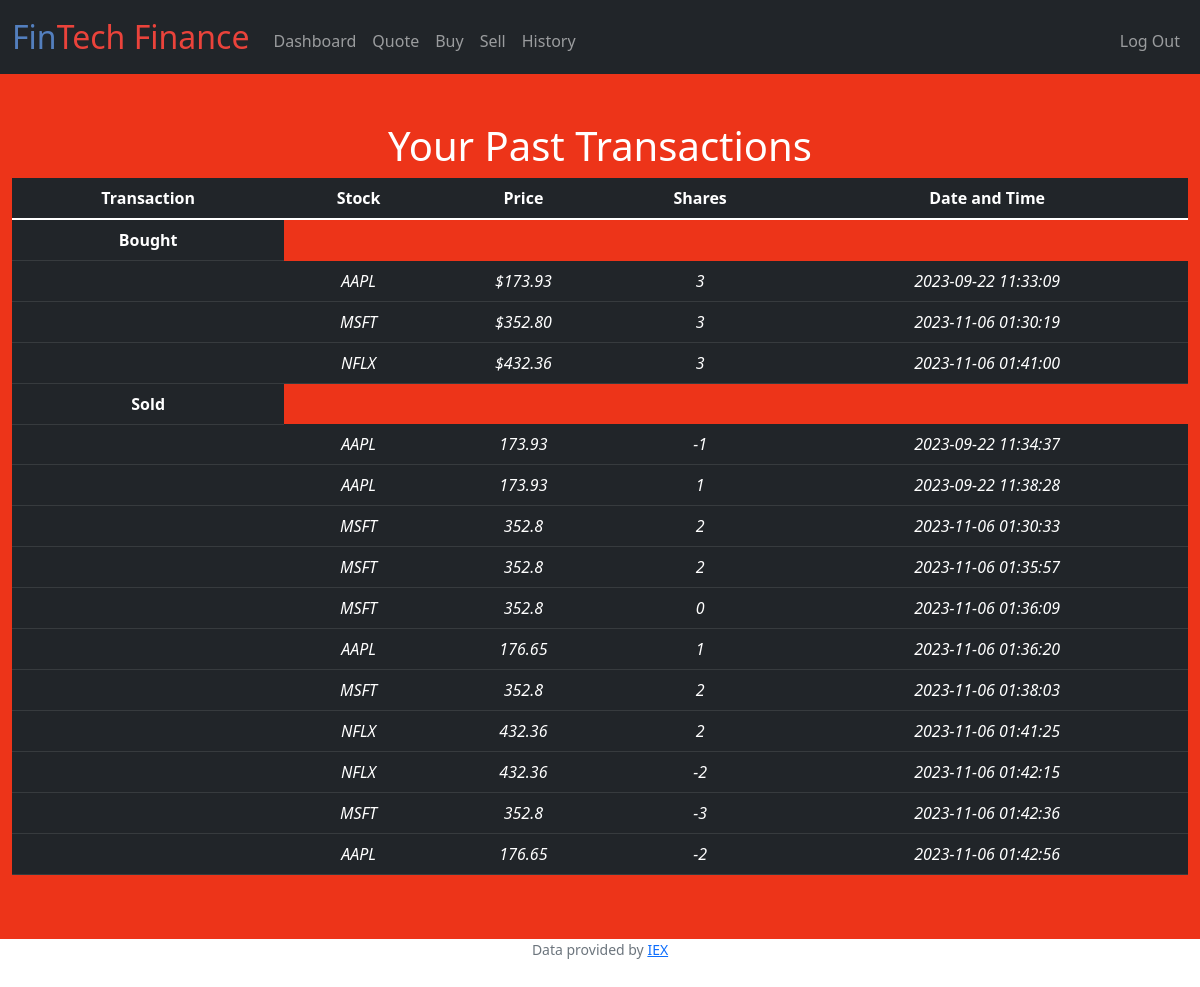
Page /history (signed in) on the earlier database version.
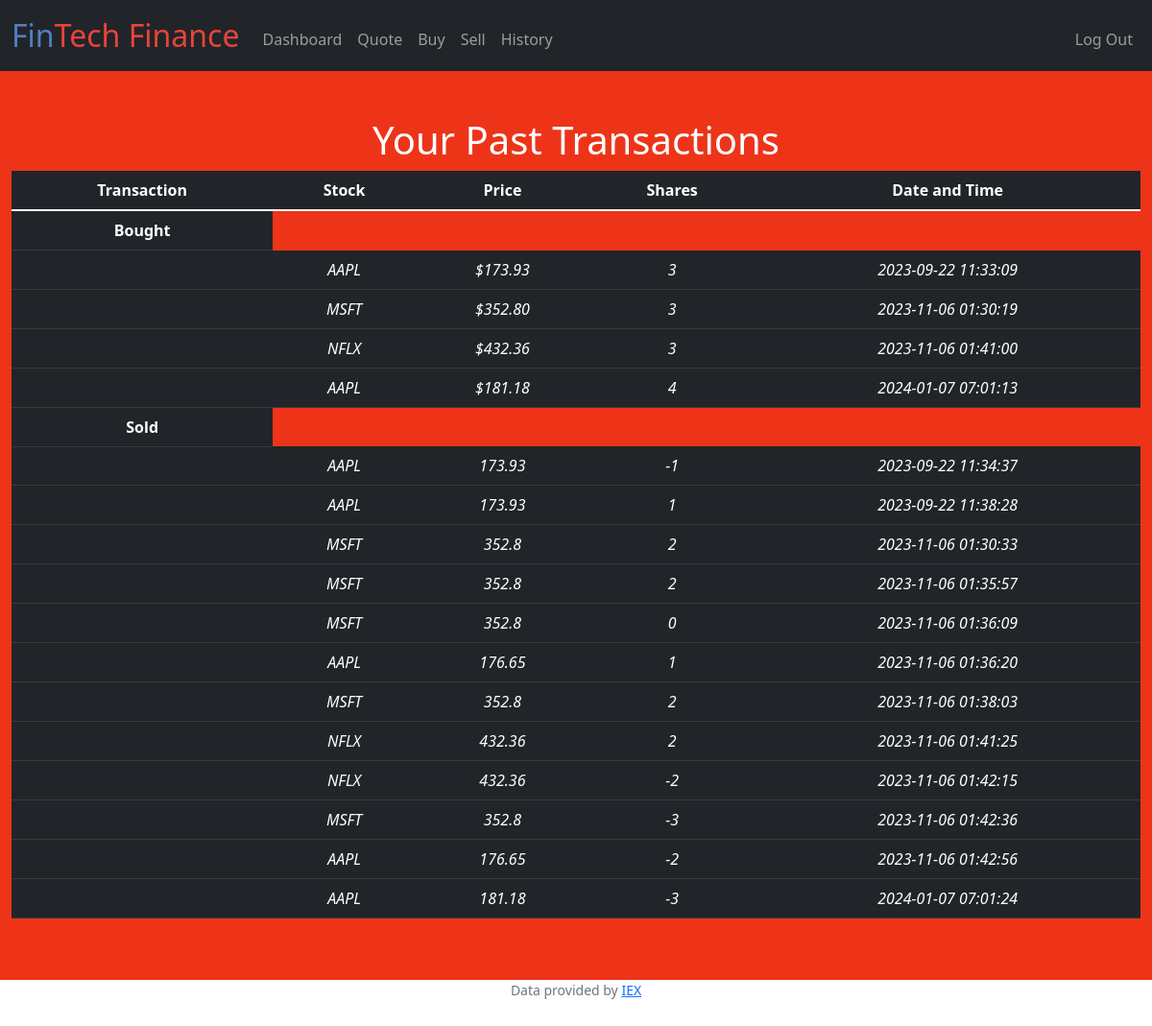
Same page on the later database version.
### tables this page shows
CREATE TABLE purchases (id INTEGER PRIMARY KEY AUTOINCREMENT NOT NULL, username TEXT NOT NULL, stock TEXT NOT NULL, shares INTEGER NOT NULL, price NUMERIC NOT NULL, type TEXT, DT TIMESTAMP);

### app.py (the view)
@app.route("/history")
@login_required
def history():
    purchases_buy = db.execute("select * from purchases where type='B'")
    purchases_sell = db.execute("select * from purchases where type='S'")
    return render_template("history.html", purchases_buy=purchases_buy, purchases_sell=purchases_sell)

### app.py (called while the page is built)
@app.after_request
def after_request(response):
    response.headers["Cache-Control"] = "no-cache, no-store, must-revalidate"
    response.headers["Expires"] = 0
    response.headers["Pragma"] = "no-cache"
    return response

### helpers.py (called while the page is built)
def login_required(f):
    @wraps(f)
    def decorated_function(*args, **kwargs):
        if session.get("user_id") is None:
            return redirect("/login")
        return f(*args, **kwargs)
    return decorated_function

def usd(value):
    return f"${value:,.2f}"

### templates/history.html (shortened to what this page needs)
{% extends "layout.html" %}
{% block main %}
<h1 style="color:white;">Your Past Transactions</h1>
<table class="table table-dark">
    <thead>
      <tr>
        <th scope="col">Transaction</th>
        <th scope="col">Stock</th>
        <th scope="col">Price</th>
        <th scope="col">Shares</th>
        <th scope="col">Date and Time</th>
      </tr>
    </thead>
    <tbody>
      <tr>
        <th scope="row">Bought</th>
      </tr>
      {% for row in purchases_buy %}
        <tr>
          <th></th>
          <td>{{row.stock}}</td>
          <td>{{row.price | usd}}</td>
          <td>{{row.shares}}</td>
          <td>{{row.DT}}</td>
        </tr>
      {% endfor %}
      <tr>
        <th scope="row">Sold</th>
      </tr>
      {% for row in purchases_sell %}
        <tr>
          <th></th>
          <td>{{row.stock}}</td>
          <td>{{row.price}}</td>
          <td>{{row.shares}}</td>
          <td>{{row.DT}}</td>
        </tr>
      {% endfor %}
    </tbody>
  </table>
{% endblock %}

### templates/layout.html (shortened to what this page needs)
<!DOCTYPE html>
<html lang="en">
    <head>
        <link href="https://cdn.jsdelivr.net/npm/bootstrap@5.1.3/dist/css/bootstrap.min.css" rel="stylesheet">
        <link href="/static/styles.css" rel="stylesheet">
    </head>
    <body>
        <nav class="bg-dark navbar navbar-expand-md navbar-dark">
            <div class="container-fluid">
                <a class="navbar-brand" href="/"><span class="blue">Fin</span><span class="red">Tech</span> <span class="red">Finance</span></a>
                <div class="collapse navbar-collapse" id="navbar">
                    {% if session["user_id"] %}
                        <ul class="navbar-nav me-auto mt-2">
                            <li class="nav-item"><a class="nav-link" href="/fundamentals">Dashboard</a></li>
                            <li class="nav-item"><a class="nav-link" href="/quote">Quote</a></li>
                            <li class="nav-item"><a class="nav-link" href="/buy">Buy</a></li>
                            <li class="nav-item"><a class="nav-link" href="/sell">Sell</a></li>
                            <li class="nav-item"><a class="nav-link" href="/history">History</a></li>
                        </ul>
                        <ul class="navbar-nav ms-auto mt-2">
                            <li class="nav-item"><a class="nav-link" href="/logout">Log Out</a></li>
                        </ul>
                    {% else %}
                        <ul class="navbar-nav ms-auto mt-2">
                            <li class="nav-item"><a class="nav-link" href="/register">Register</a></li>
                            <li class="nav-item"><a class="nav-link" href="/login">Log In</a></li>
                        </ul>
                    {% endif %}
                </div>
            </div>
        </nav>
        <main class="container-fluid py-5 text-center">
            {% block main %}{% endblock %}
        </main>
        <footer class="mb-5 small text-center text-muted">
            Data provided by <a href="https://iexcloud.io/">IEX</a>
        </footer>
    </body>
</html>

### static/styles.css (style rules this page uses)
nav .navbar-brand { font-size: xx-large; }
nav .navbar-brand .blue { color: #537fbe; }
nav .navbar-brand .red { color: #ea433b; }
th { font-style:bold; }
td { font-style:italic; }
tr:nth-child(even) { background-color: #f2f2f2; }
span { color:black; }
main { background-color:#ed3419; }

Differences in the rows shown:
added purchases: stock "AAPL", price "$181.18", shares "4", DT "2024-01-07 07:01:13", shown under "Your Past Transactions"
added purchases: stock "AAPL", price "181.18", shares "-3", DT "2024-01-07 07:01:24"
